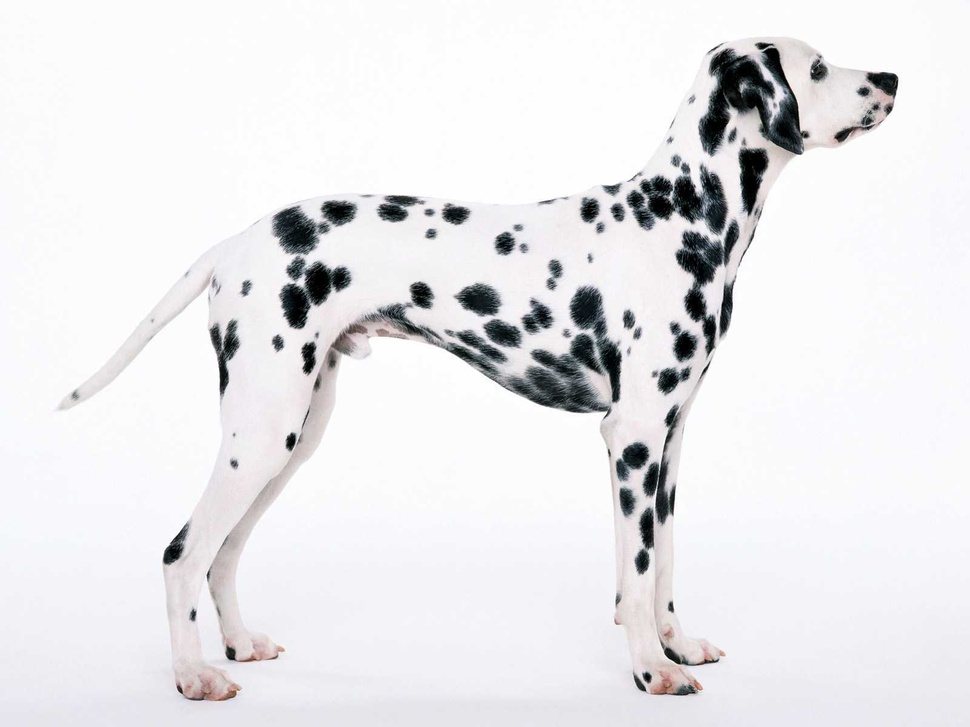
%> input picture CompVision Port/VICTOR_YUAN_Homework4/Dalmatian.jpg, 970 x 727 px, shrunk from 1600 x 1200 before the run
$ octave --eval "HWK4_Blob_Detection;"   (GNU Octave 9; MATLAB toolbox functions it lacks are replaced by stand-ins)
%> lines starting %> are read from the running program, lines starting %| are printed output that depends on the picture
### CompVision Port/VICTOR_YUAN_Homework4/drawBlobs.m
function drawBlobs(I, cx, cy, rad, color)
%Basicly does the exact thing visCircles does but it accepts image as a
%imput
%   Detailed explanation goes here
    if color == 'blue'
        c = 'b';
    else
        c = 'r'; % default red
    end
    figure
    imshow(I)
    viscircles([cy, cx],rad,'color',c)
end

### CompVision Port/VICTOR_YUAN_Homework4/HWK4_Blob_Detection.m
function HWK4_Blob_Detection()
  clc,close all

  % Load images:
  im = imread('Dalmatian.jpg');
%> im is the input picture: size 727x970x3 uint8; mean R, G, B 232.2, 231.5, 233.7
  im = rgb2gray(im2double(im));
%> im: size 727x970 double
  im = ( im-min(im(:)) )/( max(im(:))-min(im(:)) );
  figure
    imshow(im)

  % Select parameters for blob detection:
  sigma_init = 	1;
  k = 2^(1/4);
  N = 10; %10 to 15
  % Storage for LoG scale-space
  [nR, nC] = size(im);
%> nR = 727; nC = 970
  nL = N;
  scaleSpace = zeros(nR,nC,nL);
for n = 1:N
  % Initialize LoG filter(s)
  sigma_n = (sigma_init * k.^n)';
  filt_size = 2*ceil(3*sigma_n)+1;
  LoG = sigma_n.^2 .* fspecial('log', filt_size, sigma_n);
  % applying filter
  im_filtered = imfilter(im,LoG);
  % Storing
  scaleSpace(:,:,n) = im_filtered;
end
%> this loop made 10 passes
%> pass 1, in HWK4_Blob_Detection, `im_filtered = imfilter(im,LoG);`:
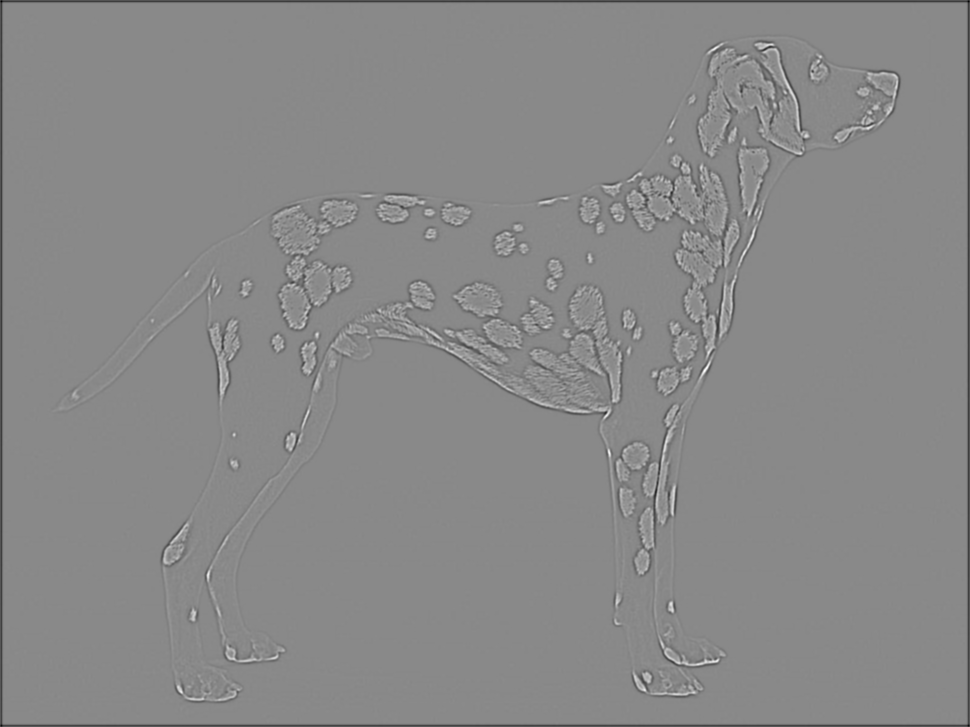
%> im_filtered: size 727x970 double; min -0.423, max 0.362, mean -0.00232; drawn with min black and max white

  % NMS Stage 1
  maxScaleSpace = zeros(nR,nC,nL); %Storage
  for i = 1:N
        A = scaleSpace(:,:,i).^2; %Each element was sqaured bc some are neg values
        maxScaleSpace(:,:,i) = ordfilt2(A,9,ones(3,3));
  end
%> this loop made 10 passes
%> pass 1, in HWK4_Blob_Detection, `A = scaleSpace(:,:,i).^2;`:
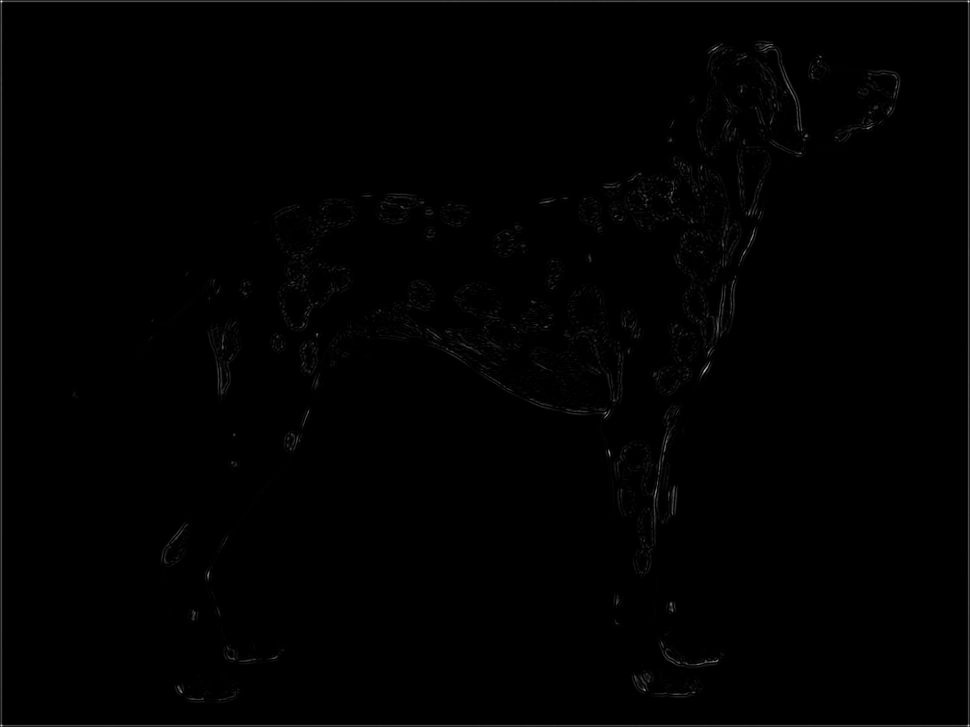
%> A: size 727x970 double; min 3.1e-38, max 0.179, mean 0.000931; drawn with min black and max white

  % NMS Stage 2
  for i = 1:N
  maxScaleSpace(:,:,i) = max(maxScaleSpace(:,:,max(i-1,1) :min(i+1, nL)),[],3);
  end

  %Binary Mask
  maxScaleSpace = maxScaleSpace .*(maxScaleSpace == A); %changed to A since maxScale was calcu


  % Thresholding - Unsure of what values to pick so i'll just start off
  % with a scalar of the Max value in maxScaleSpace


  % Row Col Dim of non zeros(shifted down to not repeat calculations after thresholding)
  lind = find(maxScaleSpace > 0.35*max(maxScaleSpace(:)));
%> lind = 130 values from 5767118 to 7047532
  [r, c, d] = ind2sub(size(maxScaleSpace), lind);
%> r = 130 values, max 721 at index 65, min 56 at index 58, mean 292.5; c = 130 values, max 964 at index 65, min 173 at index 1, mean 609.1; d = 130 values from 9 to 10
  radius = d * sqrt(2);
%> radius = 130 values from 12.73 to 14.14
  %drawBlobs(im,r,d,radius) %this function you are telling us to use does
  %not exist atleast not on my version of matlab R2017a, I could not find
  %any documentation for it either online, Instead Im going to use
  %viscircles from the last hw
    drawBlobs(im,r,c,radius,'blue')
%> `HWK4_Blob_Detection;`:
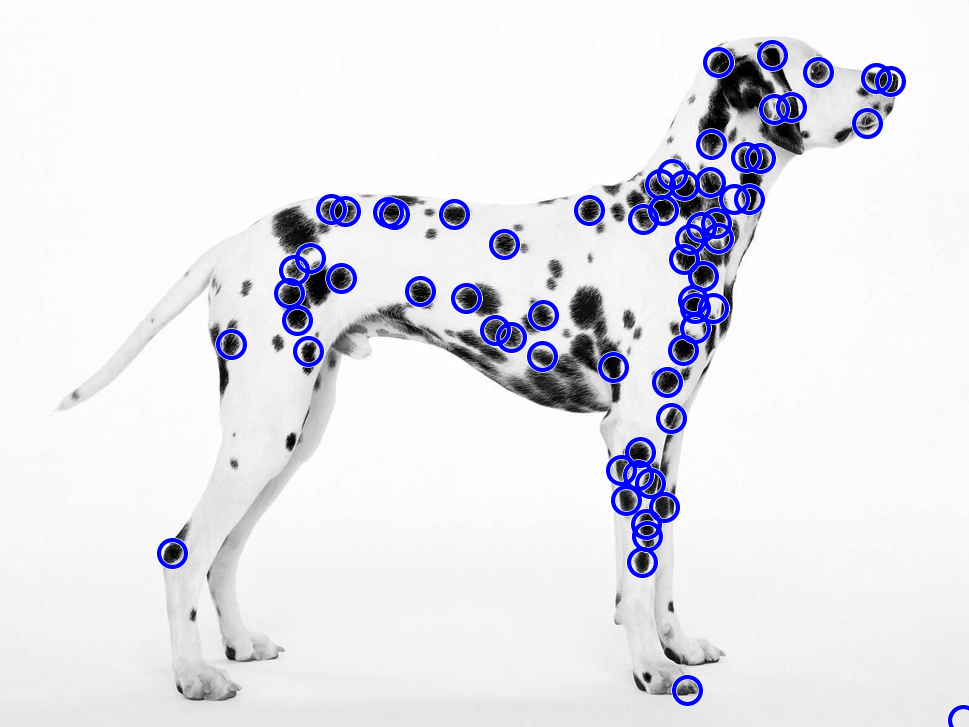
%> figure redrawn from the program's plot data

end
%max(max(maxScaleSpace(:,:,:)))
